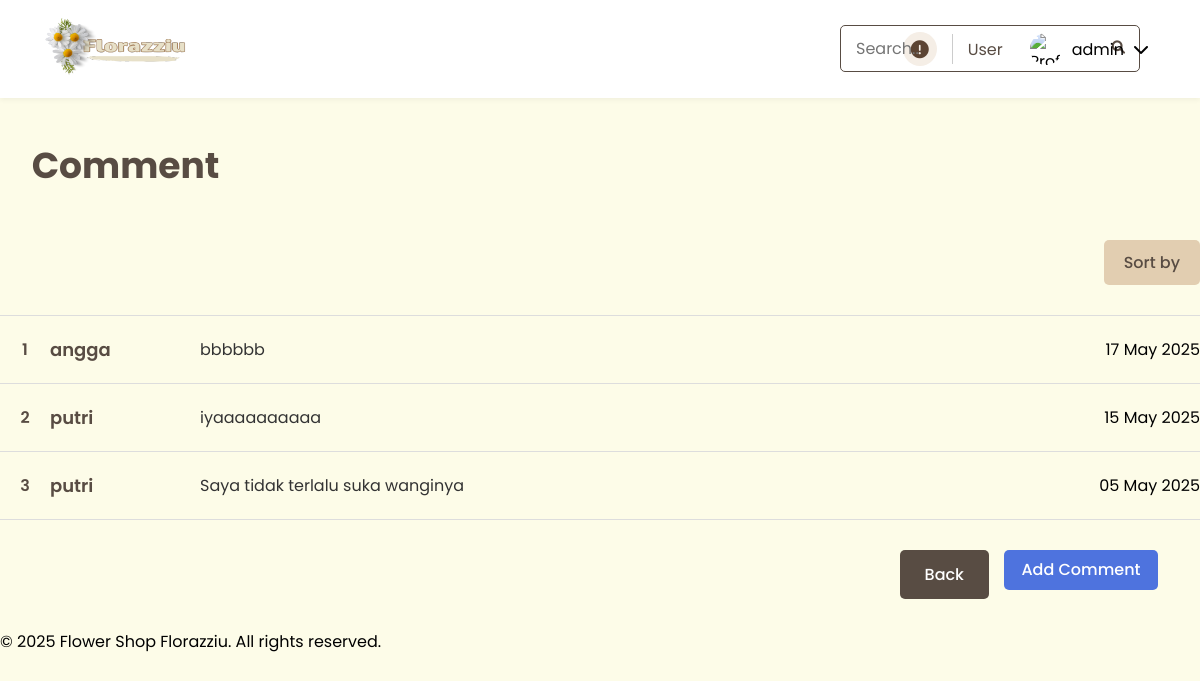
Screenshot of /flower_shop/products/comments.php?id=2 (signed in) with the database file from the repository.
### tables this page shows
CREATE TABLE `comments` (
  `id` int(11) NOT NULL,
  `product_id` int(11) NOT NULL,
  `user_id` int(11) NOT NULL,
  `comment` text NOT NULL,
  `rating` tinyint(1) DEFAULT NULL,
  `created_at` timestamp NOT NULL DEFAULT current_timestamp(),
  `updated_at` timestamp NOT NULL DEFAULT current_timestamp() ON UPDATE current_timestamp(),
  `username` varchar(255) NOT NULL
);

CREATE TABLE `users` (
  `id` int(11) NOT NULL,
  `username` varchar(50) NOT NULL,
  `password` varchar(255) NOT NULL,
  `email` varchar(100) NOT NULL,
  `full_name` varchar(100) DEFAULT NULL,
  `profile_picture` varchar(255) DEFAULT NULL,
  `created_at` timestamp NOT NULL DEFAULT current_timestamp(),
  `updated_at` timestamp NOT NULL DEFAULT current_timestamp() ON UPDATE current_timestamp(),
  `role` enum('user','admin') DEFAULT 'user',
  `is_verified` tinyint(1) DEFAULT 0
);

### flower_shop/products/comments.php (the view, shortened to what this page needs)
<?php
include '../includes/header.php';
require '../config/database.php';
$product_id = $_GET['id'] ?? 0;
$sort = $_GET['sort'] ?? 'newest';
$orderBy = match($sort) {
    'a-z' => 'users.username ASC',
    'z-a' => 'users.username DESC',
    'oldest' => 'comments.created_at ASC',
    default => 'comments.created_at DESC'
};
$stmt = $pdo->prepare("
    SELECT comments.*, users.username
    FROM comments
    JOIN users ON comments.user_id = users.id
    WHERE comments.product_id = ?
    ORDER BY $orderBy
");
$stmt->execute([$product_id]);
$comments = $stmt->fetchAll(PDO::FETCH_ASSOC);
?>
<main>
    <div class="container">
        <h1 class="comments-title">Comment</h1>
        <div class="comments-filter">
            <div class="filter-dropdown">
                <button class="filter-btn">Sort by</button>
            </div>
        </div>
        <div class="comments-table">
            <?php if (!empty($comments)): ?>
                <?php foreach ($comments as $index => $comment): ?>
                    <div class="comment-item">
                        <div class="comment-number"><?= $index + 1 ?></div>
                        <div class="comment-user"><?= htmlspecialchars($comment['username']) ?></div>
                        <div class="comment-text"><?= htmlspecialchars($comment['comment']) ?></div>
                        <div class="comment-date"><?= date('d M Y', strtotime($comment['created_at'])) ?></div>
                    </div>
                <?php endforeach; ?>
            <?php else: ?>
                <div class="no-comments">Belum ada komentar.</div>
            <?php endif; ?>
        </div>
        <div class="comments-actions">
            <a href="product-detail.php?id=<?= $product_id ?>" class="back-btn">Back</a>
            <a href="add-comment.php?id=<?= $product_id ?>" class="add-comment-btn">Add Comment</a>
        </div>
    </div>
</main>
<?php include '../includes/footer.php'; ?>

### flower_shop/assets/css/style.css (style rules this page uses)
* { margin: 0; padding: 0; box-sizing: border-box; font-family: 'Poppins', sans-serif; }
body { background-color: #FDFCE8; }
.filter-dropdown { position: relative; display: inline-block; }
.filter-btn { background-color: #E2CEB1; color: #584C43; padding: 10px 20px; border: none; border-radius: 5px; cursor: pointer; font-weight: 500; font-size: 16px; }
.comments-title, .add-comment-title { color: #584C43; font-size: 36px; font-weight: 700; margin: 40px 0 30px; text-align: center; }
.comments-title { width: 251px; height: 72px; }
.comments-filter { margin: 0 0 30px; display: flex; justify-content: flex-end; }
.comments-table { margin: 30px 0; border-top: 1px solid #ddd; }
.comment-item { display: flex; padding: 20px 0; border-bottom: 1px solid #ddd; align-items: center; }
.comment-number { width: 50px; font-weight: 600; font-size: 16px; color: #584C43; text-align: center; }
.comment-user { width: 150px; font-weight: 600; font-size: 18px; color: #584C43; }
.comment-text { flex: 1; font-size: 16px; color: #333; }
.comments-actions, .form-actions { display: flex; justify-content: flex-end; gap: 15px; margin: 30px 42px; }
.back-btn, .cancel-btn { background-color: #584C43; color: white; padding: 12px 25px; border: none; border-radius: 5px; font-size: 16px; font-weight: 500; cursor: pointer; transition: all 0.3s; text-decoration: none; display: inline-block; }
.add-comment-btn, .submit-btn { background-color: #4E73DE; color: #FFFFFF; height: 40px; border-radius: 5px; display: flex; align-items: center; justify-content: center; font-weight: 500; font-size: 16px; line-height: 100%; letter-spacing: 0%; text-decoration: none; transition: all 0.3s; padding: 0 15px; }
.add-comment-btn { width: 154px; }

### rows the page displays
comments: user.username "angga", comment "bbbbbb", created_at "17 May 2025"
comments: user.username "putri", comment "iyaaaaaaaaaa", created_at "15 May 2025"
comments: user.username "putri", comment "Saya tidak terlalu suka wanginya", created_at "05 May 2025"

### other values shown
$_SESSION['username'] "admin"
